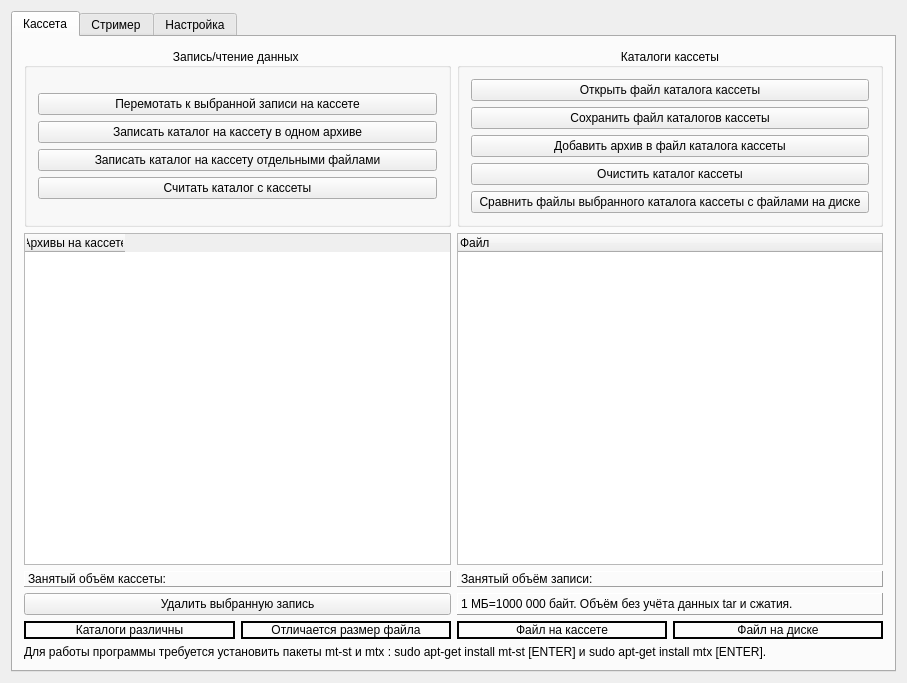
<?xml version="1.0" encoding="UTF-8"?>
<ui version="4.0">
 <class>CMainWindow</class>
 <widget class="QMainWindow" name="CMainWindow">
  <property name="geometry">
   <rect>
    <x>0</x>
    <y>0</y>
    <width>907</width>
    <height>683</height>
   </rect>
  </property>
  <property name="windowTitle">
   <string>CMainWindow</string>
  </property>
  <widget class="QWidget" name="centralWidget">
   <layout class="QGridLayout" name="gridLayout_2">
    <item row="0" column="0">
     <widget class="QTabWidget" name="tabWidget">
      <property name="currentIndex">
       <number>0</number>
      </property>
      <widget class="QWidget" name="tab">
       <attribute name="title">
        <string>Кассета</string>
       </attribute>
       <layout class="QGridLayout" name="gridLayout_3">
        <item row="1" column="0">
         <widget class="QLabel" name="label_9">
          <property name="text">
           <string>Для работы программы требуется установить пакеты mt-st и mtx : sudo apt-get install mt-st [ENTER] и sudo apt-get install mtx [ENTER].</string>
          </property>
         </widget>
        </item>
        <item row="0" column="0">
         <layout class="QGridLayout" name="gridLayout">
          <item row="9" column="1">
           <widget class="QTreeWidget" name="qTreeWidget_Cassete_Record">
            <column>
             <property name="text">
              <string>Файл</string>
             </property>
            </column>
           </widget>
          </item>
          <item row="10" column="0">
           <widget class="QLabel" name="qLabel_Cassete_CasseteSize">
            <property name="frameShape">
             <enum>QFrame::Panel</enum>
            </property>
            <property name="frameShadow">
             <enum>QFrame::Raised</enum>
            </property>
            <property name="text">
             <string>Занятый объём кассеты:</string>
            </property>
           </widget>
          </item>
          <item row="11" column="0">
           <widget class="QPushButton" name="qPushButton_Cassete_DeleteSelectedRecord">
            <property name="text">
             <string>Удалить выбранную запись</string>
            </property>
           </widget>
          </item>
          <item row="11" column="1">
           <widget class="QLabel" name="qLabel_CasseteText">
            <property name="frameShape">
             <enum>QFrame::Panel</enum>
            </property>
            <property name="frameShadow">
             <enum>QFrame::Raised</enum>
            </property>
            <property name="text">
             <string>1 МБ=1000 000 байт. Объём без учёта данных tar и сжатия.</string>
            </property>
           </widget>
          </item>
          <item row="9" column="0">
           <widget class="QTableWidget" name="qTableWidget_Cassete_Cassete">
            <property name="editTriggers">
             <set>QAbstractItemView::NoEditTriggers</set>
            </property>
            <property name="tabKeyNavigation">
             <bool>true</bool>
            </property>
            <property name="showDropIndicator" stdset="0">
             <bool>true</bool>
            </property>
            <property name="selectionMode">
             <enum>QAbstractItemView::SingleSelection</enum>
            </property>
            <property name="selectionBehavior">
             <enum>QAbstractItemView::SelectRows</enum>
            </property>
            <column>
             <property name="text">
              <string>Архивы на кассете</string>
             </property>
            </column>
           </widget>
          </item>
          <item row="10" column="1">
           <widget class="QLabel" name="qLabel_Cassete_RecordSize">
            <property name="frameShape">
             <enum>QFrame::Panel</enum>
            </property>
            <property name="frameShadow">
             <enum>QFrame::Raised</enum>
            </property>
            <property name="text">
             <string>Занятый объём записи:</string>
            </property>
           </widget>
          </item>
          <item row="12" column="1">
           <layout class="QHBoxLayout" name="horizontalLayout_6">
            <item>
             <widget class="QLabel" name="qLabel_OnlyInRecord">
              <property name="frameShape">
               <enum>QFrame::WinPanel</enum>
              </property>
              <property name="text">
               <string>Файл на кассете</string>
              </property>
              <property name="textFormat">
               <enum>Qt::AutoText</enum>
              </property>
              <property name="alignment">
               <set>Qt::AlignCenter</set>
              </property>
             </widget>
            </item>
            <item>
             <widget class="QLabel" name="qLabel_OnlyInHDD">
              <property name="frameShape">
               <enum>QFrame::WinPanel</enum>
              </property>
              <property name="text">
               <string>Файл на диске</string>
              </property>
              <property name="alignment">
               <set>Qt::AlignCenter</set>
              </property>
             </widget>
            </item>
           </layout>
          </item>
          <item row="12" column="0">
           <layout class="QHBoxLayout" name="horizontalLayout_5">
            <item>
             <widget class="QLabel" name="qLabel_DirerctoryNotEquivalent">
              <property name="frameShape">
               <enum>QFrame::WinPanel</enum>
              </property>
              <property name="text">
               <string>Каталоги различны</string>
              </property>
              <property name="alignment">
               <set>Qt::AlignCenter</set>
              </property>
             </widget>
            </item>
            <item>
             <widget class="QLabel" name="qLabel_LengthError">
              <property name="frameShape">
               <enum>QFrame::WinPanel</enum>
              </property>
              <property name="text">
               <string>Отличается размер файла</string>
              </property>
              <property name="alignment">
               <set>Qt::AlignCenter</set>
              </property>
             </widget>
            </item>
           </layout>
          </item>
          <item row="1" column="1">
           <widget class="QGroupBox" name="groupBox">
            <property name="title">
             <string>Каталоги кассеты</string>
            </property>
            <property name="alignment">
             <set>Qt::AlignCenter</set>
            </property>
            <layout class="QGridLayout" name="gridLayout_12">
             <item row="0" column="0">
              <layout class="QGridLayout" name="gridLayout_11"/>
             </item>
             <item row="3" column="0">
              <widget class="QPushButton" name="qPushButton_Cassete_AddRecordToCassete">
               <property name="text">
                <string>Добавить архив в файл каталога кассеты</string>
               </property>
              </widget>
             </item>
             <item row="4" column="0">
              <widget class="QPushButton" name="qPushButton_Cassete_ClearCassete">
               <property name="text">
                <string>Очистить каталог кассеты</string>
               </property>
              </widget>
             </item>
             <item row="1" column="0">
              <widget class="QPushButton" name="qPushButton_Cassete_OpenCassete">
               <property name="text">
                <string>Открыть файл каталога кассеты</string>
               </property>
              </widget>
             </item>
             <item row="2" column="0">
              <widget class="QPushButton" name="qPushButton_Cassete_SaveCassete">
               <property name="text">
                <string>Сохранить файл каталогов кассеты</string>
               </property>
              </widget>
             </item>
             <item row="5" column="0">
              <widget class="QPushButton" name="qPushButton_Compare">
               <property name="text">
                <string>Сравнить файлы выбранного каталога кассеты с файлами на диске</string>
               </property>
              </widget>
             </item>
            </layout>
           </widget>
          </item>
          <item row="1" column="0">
           <widget class="QGroupBox" name="groupBox_2">
            <property name="title">
             <string>Запись/чтение данных </string>
            </property>
            <property name="alignment">
             <set>Qt::AlignCenter</set>
            </property>
            <layout class="QGridLayout" name="gridLayout_14">
             <item row="0" column="0">
              <layout class="QGridLayout" name="gridLayout_13">
               <item row="1" column="0">
                <widget class="QPushButton" name="qPushButton_WriteToCassete">
                 <property name="text">
                  <string>Записать каталог на кассету в одном архиве</string>
                 </property>
                </widget>
               </item>
               <item row="3" column="0">
                <widget class="QPushButton" name="qPushButton_ReadFromCassete">
                 <property name="text">
                  <string>Считать каталог с кассеты</string>
                 </property>
                </widget>
               </item>
               <item row="0" column="0">
                <widget class="QPushButton" name="qPushButton_MoveTo">
                 <property name="text">
                  <string>Перемотать к выбранной записи на кассете</string>
                 </property>
                </widget>
               </item>
               <item row="2" column="0">
                <widget class="QPushButton" name="qPushButton_WriteToCasseteSequenceFiles">
                 <property name="text">
                  <string>Записать каталог на кассету отдельными файлами</string>
                 </property>
                </widget>
               </item>
              </layout>
             </item>
            </layout>
           </widget>
          </item>
         </layout>
        </item>
       </layout>
      </widget>
      <widget class="QWidget" name="tab_3">
       <attribute name="title">
        <string>Стример</string>
       </attribute>
       <layout class="QGridLayout" name="gridLayout_4">
        <item row="0" column="0">
         <layout class="QGridLayout" name="gridLayout_5">
          <item row="0" column="0">
           <widget class="QPushButton" name="qPushButton_Streamer_Eject">
            <property name="text">
             <string>Выгрузить кассету</string>
            </property>
           </widget>
          </item>
          <item row="4" column="0">
           <widget class="QWidget" name="widget" native="true"/>
          </item>
          <item row="2" column="0">
           <widget class="QPushButton" name="qPushButton_Streamer_MoveToBegin">
            <property name="text">
             <string>Перемотка в начало кассеты</string>
            </property>
           </widget>
          </item>
          <item row="3" column="0">
           <widget class="QPushButton" name="qPushButton_Streamer_MoveToEndRecord">
            <property name="text">
             <string>Перемотка в конец записанных данных</string>
            </property>
           </widget>
          </item>
          <item row="1" column="0">
           <widget class="QPushButton" name="qPushButton_Streamer_Load">
            <property name="text">
             <string>Загрузить кассету</string>
            </property>
           </widget>
          </item>
         </layout>
        </item>
       </layout>
      </widget>
      <widget class="QWidget" name="tab_2">
       <attribute name="title">
        <string>Настройка</string>
       </attribute>
       <layout class="QGridLayout" name="gridLayout_7">
        <item row="0" column="0">
         <layout class="QGridLayout" name="gridLayout_6">
          <item row="1" column="2">
           <widget class="QLineEdit" name="qLineEdit_Settings_MoveToBegin">
            <property name="text">
             <string>mt -f % rewind</string>
            </property>
           </widget>
          </item>
          <item row="2" column="0">
           <widget class="QLabel" name="label_4">
            <property name="frameShape">
             <enum>QFrame::Panel</enum>
            </property>
            <property name="frameShadow">
             <enum>QFrame::Raised</enum>
            </property>
            <property name="text">
             <string>Перемотать в конец записанных данных</string>
            </property>
           </widget>
          </item>
          <item row="5" column="2">
           <widget class="QLineEdit" name="qLineEdit_Settings_Erase">
            <property name="text">
             <string>mt -f % erase</string>
            </property>
           </widget>
          </item>
          <item row="1" column="0">
           <widget class="QLabel" name="label_2">
            <property name="frameShape">
             <enum>QFrame::Panel</enum>
            </property>
            <property name="frameShadow">
             <enum>QFrame::Raised</enum>
            </property>
            <property name="text">
             <string>Перемотать в начало кассеты</string>
            </property>
           </widget>
          </item>
          <item row="4" column="0">
           <widget class="QLabel" name="label_5">
            <property name="frameShape">
             <enum>QFrame::Panel</enum>
            </property>
            <property name="frameShadow">
             <enum>QFrame::Raised</enum>
            </property>
            <property name="text">
             <string>Перемотка к записи</string>
            </property>
           </widget>
          </item>
          <item row="3" column="0">
           <widget class="QLabel" name="label_3">
            <property name="frameShape">
             <enum>QFrame::Panel</enum>
            </property>
            <property name="frameShadow">
             <enum>QFrame::Raised</enum>
            </property>
            <property name="text">
             <string>Выгрузка кассеты</string>
            </property>
           </widget>
          </item>
          <item row="13" column="0">
           <widget class="QWidget" name="widget_2" native="true"/>
          </item>
          <item row="4" column="2">
           <widget class="QLineEdit" name="qLineEdit_Settings_MoveToRecord">
            <property name="text">
             <string>mt -f % asf</string>
            </property>
           </widget>
          </item>
          <item row="14" column="0" colspan="3">
           <widget class="QPushButton" name="qPushButton_Settings_SaveSettings">
            <property name="text">
             <string>Применить и сохранить настройки</string>
            </property>
           </widget>
          </item>
          <item row="0" column="0">
           <widget class="QLabel" name="label">
            <property name="frameShape">
             <enum>QFrame::Panel</enum>
            </property>
            <property name="frameShadow">
             <enum>QFrame::Raised</enum>
            </property>
            <property name="text">
             <string>Устройство стримера</string>
            </property>
           </widget>
          </item>
          <item row="10" column="2">
           <widget class="QLineEdit" name="qLineEdit_Settings_MaxCasseteSize">
            <property name="text">
             <string>419743361408</string>
            </property>
           </widget>
          </item>
          <item row="2" column="2">
           <widget class="QLineEdit" name="qLineEdit_Settings_MoveToEndRecords">
            <property name="text">
             <string>mt -f % eod</string>
            </property>
           </widget>
          </item>
          <item row="10" column="0">
           <widget class="QLabel" name="label_7">
            <property name="frameShape">
             <enum>QFrame::Panel</enum>
            </property>
            <property name="frameShadow">
             <enum>QFrame::Raised</enum>
            </property>
            <property name="text">
             <string>Максимальный объём кассеты, байт</string>
            </property>
           </widget>
          </item>
          <item row="0" column="2">
           <widget class="QLineEdit" name="qLineEdit_Settings_StreamerFile">
            <property name="text">
             <string>/dev/nst0</string>
            </property>
           </widget>
          </item>
          <item row="5" column="0">
           <widget class="QLabel" name="label_6">
            <property name="frameShape">
             <enum>QFrame::Panel</enum>
            </property>
            <property name="frameShadow">
             <enum>QFrame::Raised</enum>
            </property>
            <property name="text">
             <string>Стереть кассету</string>
            </property>
           </widget>
          </item>
          <item row="7" column="0">
           <widget class="QLabel" name="label_8">
            <property name="frameShape">
             <enum>QFrame::Panel</enum>
            </property>
            <property name="frameShadow">
             <enum>QFrame::Raised</enum>
            </property>
            <property name="text">
             <string>Загрузить кассету</string>
            </property>
           </widget>
          </item>
          <item row="3" column="2">
           <widget class="QLineEdit" name="qLineEdit_Settings_Eject">
            <property name="text">
             <string>mt -f % rewoffl</string>
            </property>
           </widget>
          </item>
          <item row="7" column="2">
           <widget class="QLineEdit" name="qLineEdit_Settings_Load">
            <property name="text">
             <string>mt -f % load</string>
            </property>
           </widget>
          </item>
          <item row="8" column="0">
           <widget class="QLabel" name="label_10">
            <property name="frameShape">
             <enum>QFrame::Panel</enum>
            </property>
            <property name="frameShadow">
             <enum>QFrame::Raised</enum>
            </property>
            <property name="text">
             <string>Записать на кассету</string>
            </property>
           </widget>
          </item>
          <item row="9" column="0">
           <widget class="QLabel" name="label_11">
            <property name="frameShape">
             <enum>QFrame::Panel</enum>
            </property>
            <property name="frameShadow">
             <enum>QFrame::Raised</enum>
            </property>
            <property name="text">
             <string>Считать с кассеты</string>
            </property>
           </widget>
          </item>
          <item row="9" column="2">
           <widget class="QLineEdit" name="qLineEdit_Settings_ReadFromCassete">
            <property name="text">
             <string>tar -xvf %</string>
            </property>
           </widget>
          </item>
          <item row="8" column="2">
           <widget class="QLineEdit" name="qLineEdit_Settings_WriteToCassete">
            <property name="text">
             <string>tar -cvf %</string>
            </property>
           </widget>
          </item>
         </layout>
        </item>
       </layout>
      </widget>
     </widget>
    </item>
   </layout>
  </widget>
 </widget>
 <layoutdefault spacing="6" margin="11"/>
 <resources/>
 <connections/>
</ui>
